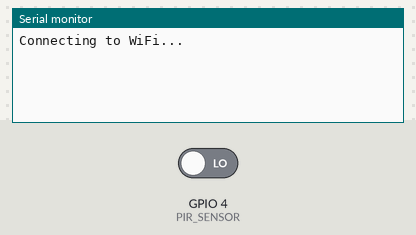
A sketch run on a simulated ESP32. Shown: the last lines printed to the serial monitor. The test bench sets the inputs (shaded band); at power-on: GPIO 4 (PIR_SENSOR) LOW. WiFi joins after 1.5 s; servers stay silent unless stated.

Above: at 3.0 s.
3.1 s: GPIO 4 (PIR_SENSOR) driven HIGH
At 4.9 s:
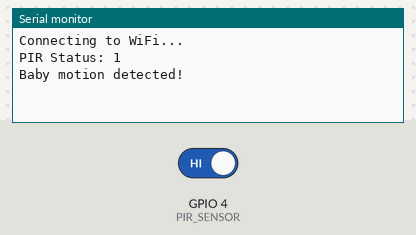
5.3 s: GPIO 4 (PIR_SENSOR) driven LOW
At 6.5 s:
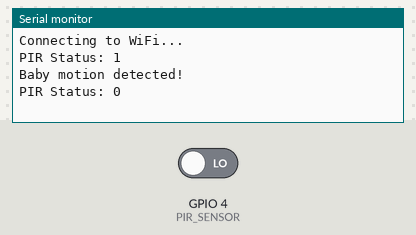

Measured:
- after the input at 3.1 s, the serial monitor: prints a new line after 0.70 s (image 1)
- after the input at 5.3 s, the serial monitor: prints a new line after 0.50 s (image 2)

The sketch:

Babymoton1.ino
```cpp
#define BLYNK_TEMPLATE_ID "TMPL3k4bRZD-x"
#define BLYNK_TEMPLATE_NAME "Baby Motion Alert System"
#define BLYNK_AUTH_TOKEN "KAepG6AvyP7LKtx-95rUl-7Ow7D1RNWe"

#define BLYNK_PRINT Serial

#include <WiFi.h>
#include <BlynkSimpleEsp32.h>

char ssid[] = "Prachi";
char pass[] = "f2b2gdi8";

char auth[] = BLYNK_AUTH_TOKEN;

#define PIR_SENSOR 4

BlynkTimer timer;

void notifyOnMovement()
{
  int isMovement = digitalRead(PIR_SENSOR);
  Serial.print("PIR Status: ");
  Serial.println(isMovement);

  if (isMovement == HIGH)
  {
    Serial.println("Baby motion detected!");
    Blynk.logEvent("motion_alert", "Baby Motion Detected!");
  }
}

// Setup function
void setup()
{
  Serial.begin(115200);
  pinMode(PIR_SENSOR, INPUT);

  Serial.println("Connecting to WiFi...");
  Blynk.begin(auth, ssid, pass);
  timer.setInterval(2000L, notifyOnMovement);
}

// Loop function
void loop()
{
  Blynk.run();
  timer.run();
}
```
